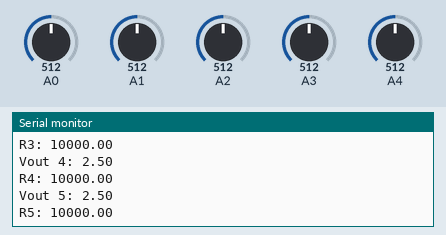
Recording of a sketch running on a simulated Arduino Uno, built with avr-gcc and run on an emulated ATmega328P. Parts: the last lines printed to the serial monitor. The inputs (shaded band) are chosen by the test bench; at power-on: A1 = 512, A0 = 512, A2 = 512, A3 = 512, A4 = 512.

Above: at 1.2 s.
1.3 s: A1 set to 103
At 1.34 s:
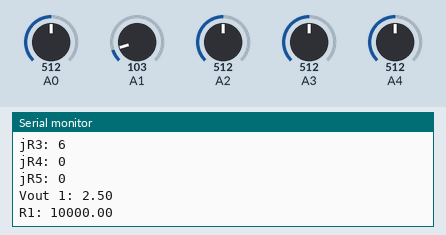
2.8 s: A1 set to 84
4.3 s: A0 set to 523
At 4.52 s:
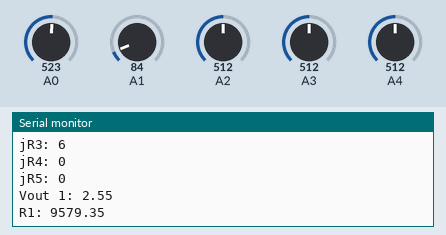
5.8 s: A2 set to 98
8.8 s: A2 set to 88
Timing chart, 0 to 11.8 s (numbered marks = the images above; inputs shaded):
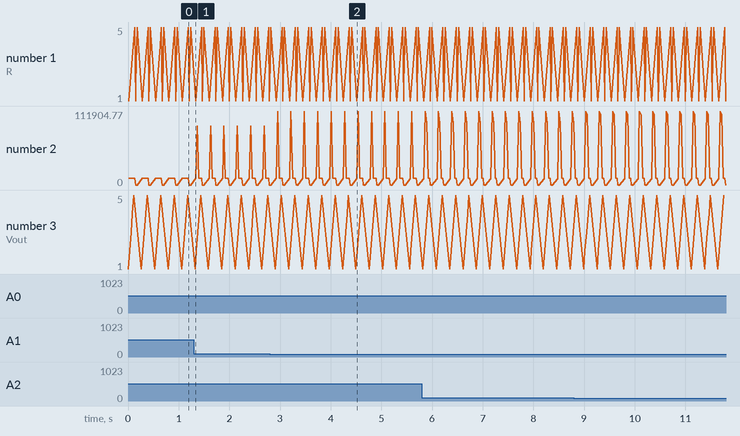

Measured:
- after the input at 4.3 s, the serial monitor: prints a new line after 0.20 s (image 2)
- plotted number 2: 0 → 111904.77 after the input at 2.8 s, 0 → 94489.8 after the input at 5.8 s

The sketch:

FlexResistor_Calibration.ino
```cpp
#include <Math.h>

/*
 *
 *
 *
 *
 *
 *
 */

boolean isOnOff = true;
boolean isOnOff1 = isOnOff;
boolean isOnOff2 = isOnOff;
boolean isOnOff3 = isOnOff;
boolean isOnOff4 = isOnOff;
boolean isOnOff5 = isOnOff;
boolean State1 = false;
boolean State2 = false;
boolean State3 = false;
boolean State4 = false;
boolean State5 = false;

boolean joyStick = true;
boolean joyStick1 = joyStick;
boolean joyStick2 = joyStick;
boolean joyStick3 = joyStick;
boolean joyStick4 = joyStick;
boolean joyStick5 = joyStick;
int jState1 = 0;
int jState2 = 0;
int jState3 = 0;
int jState4 = 0;
int jState5 = 0;

int raw1 = 0;
int raw2 = 0;
int raw3 = 0;
int raw4 = 0;
int raw5 = 0;
int voltageIn = 5;

float voltage1Out = 0;
float Ref1 = 10000;
float R1 = 0;
float buffer = 0;

float voltage2Out = 0;
float Ref2 = 10000;
float R2 = 0;

float voltage3Out = 0;
float Ref3 = 10000;
float R3 = 0;

float voltage4Out = 0;
float Ref4 = 10000;
float R4 = 0;

float voltage5Out = 0;
float Ref5 = 10000;
float R5 = 0;

void setup()
{
  Serial.begin(9600);
}

void loop()
{
  raw1 = analogRead(A0); //A0
  raw2 = analogRead(A1); //A1
  raw3 = analogRead(A2); //A1
  raw4 = analogRead(A3); //A1
  raw5 = analogRead(A4); //A1


  if(raw1)
  {
    buffer = raw1 * voltageIn;
    voltage1Out = (buffer) / 1024.0;
    buffer = (voltageIn / voltage1Out) - 1;
    R1 = Ref1 * buffer;
  }
  if(raw2)
  {
    buffer = raw2 * voltageIn;
    voltage2Out = (buffer) / 1024.0;
    buffer = (voltageIn / voltage2Out) - 1;
    R2 = Ref2 * buffer;
  }
  if(raw3)
  {
    buffer = raw3 * voltageIn;
    voltage3Out = (buffer) / 1024.0;
    buffer = (voltageIn / voltage3Out) - 1;
    R3 = Ref3 * buffer;
  }
  if(raw4)
  {
    buffer = raw4 * voltageIn;
    voltage4Out = (buffer) / 1024.0;
    buffer = (voltageIn / voltage4Out) - 1;
    R4 = Ref4 * buffer;
  }
  if(raw5)
  {
    buffer = raw5 * voltageIn;
    voltage5Out = (buffer) / 1024.0;
    buffer = (voltageIn / voltage5Out) - 1;
    R5 = Ref5 * buffer;
  }
    ///*
    Serial.print("Vout 1: ");
    Serial.println(voltage1Out);
    Serial.print("R1: ");
    Serial.println(R1);

    Serial.print("Vout 2: ");
    Serial.println(voltage2Out);
    Serial.print("R2: ");
    Serial.println(R2);

    Serial.print("Vout 3: ");
    Serial.println(voltage3Out);
    Serial.print("R3: ");
    Serial.println(R3);

    Serial.print("Vout 4: ");
    Serial.println(voltage4Out);
    Serial.print("R4: ");
    Serial.println(R4);

    Serial.print("Vout 5: ");
    Serial.println(voltage5Out);
    Serial.print("R5: ");
    Serial.println(R5);
    Serial.println();
    //*/

    //On-Off Function
    if(isOnOff1) { if(R1 > 75500) State1 = true; else State1 = false; }
    if(isOnOff2) { if(R2 > 100000) State2 = true; else State2 = false; }
    if(isOnOff3) { if(R3 > 300000) State3 = true; else State3 = false; }
    if(isOnOff4) { if(R4 > 57500) State4 = true; else State4 = false; }
    if(isOnOff5) { if(R5 > 39000) State5 = true; else State5 = false; }

    if (isOnOff1 && isOnOff2 && isOnOff3 && isOnOff4 && isOnOff5)
    {
      Serial.print("R1: "); Serial.println(State1);
      Serial.print("R2: "); Serial.println(State2);
      Serial.print("R3: "); Serial.println(State3);
      Serial.print("R4: "); Serial.println(State4);
      Serial.print("R5: "); Serial.println(State5);
      Serial.println();
    }

    //Joystick Function
    if(joyStick1)
    {
      if(R1 < 28,000) jState1 = 0;
      else if (R1 > 110000) jState1 = 6;
      else
      {
        jState1 = (int) ((R1 - 28000) / 13666.67); //divide by 6 == 7 groups
      }
      Serial.print("jR1: "); Serial.println(jState1);
    }
    if(joyStick2)
    {
      if(R2 < 800) jState2 = 0;
      else if (R2 > 1800) jState2 = 6;
      else
      {
        jState2 = (int) abs(((R2 - 800) / 166.67)); //divide by 6 == 7 groups
      }
      Serial.print("jR2: "); Serial.println(jState2);
    }
     if(joyStick3)
    {
      if(R3 < 700) jState3 = 0;
      else if (R3 > 1600) jState3 = 6;
      else
      {
        jState3 = (int) abs(((R3 - 700) / 150.01)); //divide by 6 == 7 groups
      }
      Serial.print("jR3: "); Serial.println(jState3);
    }
    if(joyStick4)
    {
      if(R4 < 20000) jState4 = 0;
      else if (R4 > 100000) jState4 = 6;
      else
      {
        jState4 = (int) abs(((R4 - 20000) / 13333.34)); //divide by 6 == 7 groups
      }
      Serial.print("jR4: "); Serial.println(jState4);
    }
    if(joyStick5)
    {
      if(R5 < 20000) jState5 = 0;
      else if (R5 > 100000) jState5 = 6;
      else
      {
        jState5 = (int) abs(((R5 - 20000) / 13333.34)); //divide by 6 == 7 groups
      }
      Serial.print("jR5: "); Serial.println(jState5);
    }

      Serial.println();

  delay(100);
}
```
